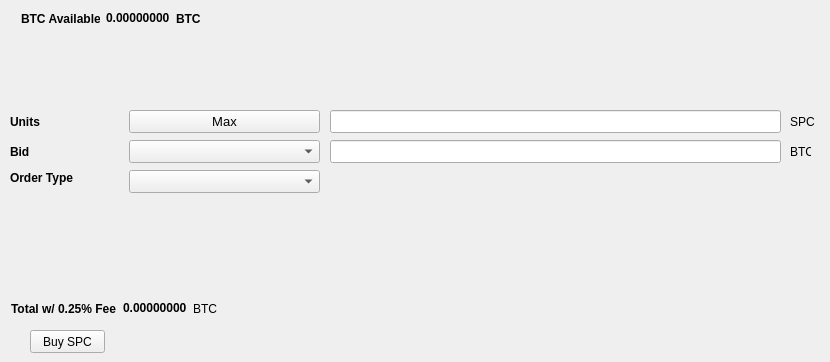
   <widget class="QWidget" name="BuyTab">
    <attribute name="title">
     <string>Buy</string>
    </attribute>
    <widget class="QPushButton" name="BuySPC">
     <property name="geometry">
      <rect>
       <x>30</x>
       <y>330</y>
       <width>75</width>
       <height>23</height>
      </rect>
     </property>
     <property name="text">
      <string>Buy SPC</string>
     </property>
    </widget>
    <widget class="QLabel" name="label_3">
     <property name="geometry">
      <rect>
       <x>10</x>
       <y>110</y>
       <width>46</width>
       <height>23</height>
      </rect>
     </property>
     <property name="font">
      <font>
       <weight>75</weight>
       <bold>true</bold>
      </font>
     </property>
     <property name="text">
      <string>Units</string>
     </property>
    </widget>
    <widget class="QLineEdit" name="UnitsInput">
     <property name="geometry">
      <rect>
       <x>330</x>
       <y>110</y>
       <width>451</width>
       <height>23</height>
      </rect>
     </property>
     <property name="font">
      <font>
       <pointsize>9</pointsize>
       <weight>75</weight>
       <bold>true</bold>
      </font>
     </property>
    </widget>
    <widget class="QLineEdit" name="BuyBidPriceEdit">
     <property name="geometry">
      <rect>
       <x>330</x>
       <y>140</y>
       <width>451</width>
       <height>23</height>
      </rect>
     </property>
     <property name="font">
      <font>
       <pointsize>9</pointsize>
       <weight>75</weight>
       <bold>true</bold>
      </font>
     </property>
    </widget>
    <widget class="QLabel" name="label_4">
     <property name="geometry">
      <rect>
       <x>790</x>
       <y>110</y>
       <width>31</width>
       <height>23</height>
      </rect>
     </property>
     <property name="text">
      <string>SPC</string>
     </property>
    </widget>
    <widget class="QLabel" name="label_5">
     <property name="geometry">
      <rect>
       <x>790</x>
       <y>140</y>
       <width>21</width>
       <height>23</height>
      </rect>
     </property>
     <property name="text">
      <string>BTC</string>
     </property>
    </widget>
    <widget class="QLabel" name="label_6">
     <property name="geometry">
      <rect>
       <x>10</x>
       <y>140</y>
       <width>46</width>
       <height>23</height>
      </rect>
     </property>
     <property name="font">
      <font>
       <weight>75</weight>
       <bold>true</bold>
      </font>
     </property>
     <property name="text">
      <string>Bid</string>
     </property>
    </widget>
    <widget class="QLabel" name="label_7">
     <property name="geometry">
      <rect>
       <x>10</x>
       <y>170</y>
       <width>71</width>
       <height>16</height>
      </rect>
     </property>
     <property name="font">
      <font>
       <weight>75</weight>
       <bold>true</bold>
      </font>
     </property>
     <property name="text">
      <string>Order Type</string>
     </property>
    </widget>
    <widget class="QPushButton" name="Buy_Max_Amount">
     <property name="geometry">
      <rect>
       <x>129</x>
       <y>110</y>
       <width>191</width>
       <height>23</height>
      </rect>
     </property>
     <property name="font">
      <font>
       <pointsize>10</pointsize>
      </font>
     </property>
     <property name="text">
      <string>Max</string>
     </property>
    </widget>
    <widget class="QComboBox" name="BuyBidcomboBox">
     <property name="geometry">
      <rect>
       <x>129</x>
       <y>140</y>
       <width>191</width>
       <height>23</height>
      </rect>
     </property>
     <property name="font">
      <font>
       <pointsize>10</pointsize>
      </font>
     </property>
    </widget>
    <widget class="QComboBox" name="buyOrdertypeCombo">
     <property name="geometry">
      <rect>
       <x>129</x>
       <y>170</y>
       <width>191</width>
       <height>23</height>
      </rect>
     </property>
     <property name="font">
      <font>
       <pointsize>10</pointsize>
      </font>
     </property>
    </widget>
    <widget class="QWidget" name="layoutWidget">
     <property name="geometry">
      <rect>
       <x>21</x>
       <y>11</y>
       <width>180</width>
       <height>15</height>
      </rect>
     </property>
     <layout class="QHBoxLayout" name="horizontalLayout_3">
      <item>
       <widget class="QLabel" name="label232">
        <property name="font">
         <font>
          <weight>75</weight>
          <bold>true</bold>
         </font>
        </property>
        <property name="text">
         <string>BTC Available:</string>
        </property>
       </widget>
      </item>
      <item>
       <widget class="QLabel" name="BtcAvailableLbl">
        <property name="palette">
         <palette>
          <active>
           <colorrole role="WindowText">
            <brush brushstyle="SolidPattern">
             <color alpha="255">
              <red>0</red>
              <green>0</green>
              <blue>0</blue>
             </color>
            </brush>
           </colorrole>
           <colorrole role="Button">
            <brush brushstyle="SolidPattern">
             <color alpha="255">
              <red>0</red>
              <green>170</green>
              <blue>0</blue>
             </color>
            </brush>
           </colorrole>
           <colorrole role="Light">
            <brush brushstyle="SolidPattern">
             <color alpha="255">
              <red>0</red>
              <green>255</green>
              <blue>0</blue>
             </color>
            </brush>
           </colorrole>
           <colorrole role="Midlight">
            <brush brushstyle="SolidPattern">
             <color alpha="255">
              <red>0</red>
              <green>212</green>
              <blue>0</blue>
             </color>
            </brush>
           </colorrole>
           <colorrole role="Dark">
            <brush brushstyle="SolidPattern">
             <color alpha="255">
              <red>0</red>
              <green>85</green>
              <blue>0</blue>
             </color>
            </brush>
           </colorrole>
           <colorrole role="Mid">
            <brush brushstyle="SolidPattern">
             <color alpha="255">
              <red>0</red>
              <green>113</green>
              <blue>0</blue>
             </color>
            </brush>
           </colorrole>
           <colorrole role="Text">
            <brush brushstyle="SolidPattern">
             <color alpha="255">
              <red>0</red>
              <green>170</green>
              <blue>0</blue>
             </color>
            </brush>
           </colorrole>
           <colorrole role="BrightText">
            <brush brushstyle="SolidPattern">
             <color alpha="255">
              <red>255</red>
              <green>255</green>
              <blue>255</blue>
             </color>
            </brush>
           </colorrole>
           <colorrole role="ButtonText">
            <brush brushstyle="SolidPattern">
             <color alpha="255">
              <red>0</red>
              <green>0</green>
              <blue>0</blue>
             </color>
            </brush>
           </colorrole>
           <colorrole role="Base">
            <brush brushstyle="SolidPattern">
             <color alpha="255">
              <red>255</red>
              <green>255</green>
              <blue>255</blue>
             </color>
            </brush>
           </colorrole>
           <colorrole role="Window">
            <brush brushstyle="SolidPattern">
             <color alpha="255">
              <red>0</red>
              <green>170</green>
              <blue>0</blue>
             </color>
            </brush>
           </colorrole>
           <colorrole role="Shadow">
            <brush brushstyle="SolidPattern">
             <color alpha="255">
              <red>0</red>
              <green>0</green>
              <blue>0</blue>
             </color>
            </brush>
           </colorrole>
           <colorrole role="AlternateBase">
            <brush brushstyle="SolidPattern">
             <color alpha="255">
              <red>127</red>
              <green>212</green>
              <blue>127</blue>
             </color>
            </brush>
           </colorrole>
           <colorrole role="ToolTipBase">
            <brush brushstyle="SolidPattern">
             <color alpha="255">
              <red>255</red>
              <green>255</green>
              <blue>220</blue>
             </color>
            </brush>
           </colorrole>
           <colorrole role="ToolTipText">
            <brush brushstyle="SolidPattern">
             <color alpha="255">
              <red>0</red>
              <green>0</green>
              <blue>0</blue>
             </color>
            </brush>
           </colorrole>
          </active>
          <inactive>
           <colorrole role="WindowText">
            <brush brushstyle="SolidPattern">
             <color alpha="255">
              <red>0</red>
              <green>0</green>
              <blue>0</blue>
             </color>
            </brush>
           </colorrole>
           <colorrole role="Button">
            <brush brushstyle="SolidPattern">
             <color alpha="255">
              <red>0</red>
              <green>170</green>
              <blue>0</blue>
             </color>
            </brush>
           </colorrole>
           <colorrole role="Light">
            <brush brushstyle="SolidPattern">
             <color alpha="255">
              <red>0</red>
              <green>255</green>
              <blue>0</blue>
             </color>
            </brush>
           </colorrole>
           <colorrole role="Midlight">
            <brush brushstyle="SolidPattern">
             <color alpha="255">
              <red>0</red>
              <green>212</green>
              <blue>0</blue>
             </color>
            </brush>
           </colorrole>
           <colorrole role="Dark">
            <brush brushstyle="SolidPattern">
             <color alpha="255">
              <red>0</red>
              <green>85</green>
              <blue>0</blue>
             </color>
            </brush>
           </colorrole>
           <colorrole role="Mid">
            <brush brushstyle="SolidPattern">
             <color alpha="255">
              <red>0</red>
              <green>113</green>
              <blue>0</blue>
             </color>
            </brush>
           </colorrole>
           <colorrole role="Text">
            <brush brushstyle="SolidPattern">
             <color alpha="255">
              <red>0</red>
              <green>170</green>
              <blue>0</blue>
             </color>
            </brush>
           </colorrole>
           <colorrole role="BrightText">
            <brush brushstyle="SolidPattern">
             <color alpha="255">
              <red>255</red>
              <green>255</green>
              <blue>255</blue>
             </color>
            </brush>
           </colorrole>
           <colorrole role="ButtonText">
            <brush brushstyle="SolidPattern">
             <color alpha="255">
              <red>0</red>
              <green>0</green>
              <blue>0</blue>
             </color>
            </brush>
           </colorrole>
           <colorrole role="Base">
            <brush brushstyle="SolidPattern">
             <color alpha="255">
              <red>255</red>
              <green>255</green>
              <blue>255</blue>
             </color>
            </brush>
           </colorrole>
           <colorrole role="Window">
            <brush brushstyle="SolidPattern">
             <color alpha="255">
              <red>0</red>
              <green>170</green>
              <blue>0</blue>
             </color>
            </brush>
           </colorrole>
           <colorrole role="Shadow">
            <brush brushstyle="SolidPattern">
             <color alpha="255">
              <red>0</red>
              <green>0</green>
              <blue>0</blue>
             </color>
            </brush>
           </colorrole>
           <colorrole role="AlternateBase">
            <brush brushstyle="SolidPattern">
             <color alpha="255">
              <red>127</red>
              <green>212</green>
              <blue>127</blue>
             </color>
            </brush>
           </colorrole>
           <colorrole role="ToolTipBase">
            <brush brushstyle="SolidPattern">
             <color alpha="255">
              <red>255</red>
              <green>255</green>
              <blue>220</blue>
             </color>
            </brush>
           </colorrole>
           <colorrole role="ToolTipText">
            <brush brushstyle="SolidPattern">
             <color alpha="255">
              <red>0</red>
              <green>0</green>
              <blue>0</blue>
             </color>
            </brush>
           </colorrole>
          </inactive>
          <disabled>
           <colorrole role="WindowText">
            <brush brushstyle="SolidPattern">
             <color alpha="255">
              <red>0</red>
              <green>85</green>
              <blue>0</blue>
             </color>
            </brush>
           </colorrole>
           <colorrole role="Button">
            <brush brushstyle="SolidPattern">
             <color alpha="255">
              <red>0</red>
              <green>170</green>
              <blue>0</blue>
             </color>
            </brush>
           </colorrole>
           <colorrole role="Light">
            <brush brushstyle="SolidPattern">
             <color alpha="255">
              <red>0</red>
              <green>255</green>
              <blue>0</blue>
             </color>
            </brush>
           </colorrole>
           <colorrole role="Midlight">
            <brush brushstyle="SolidPattern">
             <color alpha="255">
              <red>0</red>
              <green>212</green>
              <blue>0</blue>
             </color>
            </brush>
           </colorrole>
           <colorrole role="Dark">
            <brush brushstyle="SolidPattern">
             <color alpha="255">
              <red>0</red>
              <green>85</green>
              <blue>0</blue>
             </color>
            </brush>
           </colorrole>
           <colorrole role="Mid">
            <brush brushstyle="SolidPattern">
             <color alpha="255">
              <red>0</red>
              <green>113</green>
              <blue>0</blue>
             </color>
            </brush>
           </colorrole>
           <colorrole role="Text">
            <brush brushstyle="SolidPattern">
             <color alpha="255">
              <red>0</red>
              <green>85</green>
              <blue>0</blue>
             </color>
            </brush>
           </colorrole>
           <colorrole role="BrightText">
            <brush brushstyle="SolidPattern">
             <color alpha="255">
              <red>255</red>
              <green>255</green>
              <blue>255</blue>
             </color>
            </brush>
           </colorrole>
           <colorrole role="ButtonText">
            <brush brushstyle="SolidPattern">
             <color alpha="255">
              <red>0</red>
              <green>85</green>
              <blue>0</blue>
             </color>
            </brush>
           </colorrole>
           <colorrole role="Base">
            <brush brushstyle="SolidPattern">
             <color alpha="255">
              <red>0</red>
              <green>170</green>
              <blue>0</blue>
             </color>
            </brush>
           </colorrole>
           <colorrole role="Window">
            <brush brushstyle="SolidPattern">
             <color alpha="255">
              <red>0</red>
              <green>170</green>
              <blue>0</blue>
             </color>
            </brush>
           </colorrole>
           <colorrole role="Shadow">
            <brush brushstyle="SolidPattern">
             <color alpha="255">
              <red>0</red>
              <green>0</green>
              <blue>0</blue>
             </color>
            </brush>
           </colorrole>
           <colorrole role="AlternateBase">
            <brush brushstyle="SolidPattern">
             <color alpha="255">
              <red>0</red>
              <green>170</green>
              <blue>0</blue>
             </color>
            </brush>
           </colorrole>
           <colorrole role="ToolTipBase">
            <brush brushstyle="SolidPattern">
             <color alpha="255">
              <red>255</red>
              <green>255</green>
              <blue>220</blue>
             </color>
            </brush>
           </colorrole>
           <colorrole role="ToolTipText">
            <brush brushstyle="SolidPattern">
             <color alpha="255">
              <red>0</red>
              <green>0</green>
              <blue>0</blue>
             </color>
            </brush>
           </colorrole>
          </disabled>
         </palette>
        </property>
        <property name="font">
         <font>
          <weight>75</weight>
          <bold>true</bold>
         </font>
        </property>
        <property name="text">
         <string>0.00000000</string>
        </property>
        <property name="textInteractionFlags">
         <set>Qt::LinksAccessibleByMouse|Qt::TextSelectableByKeyboard|Qt::TextSelectableByMouse</set>
        </property>
       </widget>
      </item>
      <item>
       <widget class="QLabel" name="BtcAvailableLbl_2">
        <property name="font">
         <font>
          <weight>75</weight>
          <bold>true</bold>
         </font>
        </property>
        <property name="text">
         <string>BTC</string>
        </property>
       </widget>
      </item>
     </layout>
    </widget>
    <widget class="QWidget" name="layoutWidget">
     <property name="geometry">
      <rect>
       <x>11</x>
       <y>301</y>
       <width>209</width>
       <height>15</height>
      </rect>
     </property>
     <layout class="QHBoxLayout" name="horizontalLayout_4">
      <item>
       <widget class="QLabel" name="label_9">
        <property name="font">
         <font>
          <weight>75</weight>
          <bold>true</bold>
         </font>
        </property>
        <property name="text">
         <string>Total w/ 0.25% Fee</string>
        </property>
       </widget>
      </item>
      <item>
       <widget class="QLabel" name="BuyCostLabel">
        <property name="palette">
         <palette>
          <active>
           <colorrole role="WindowText">
            <brush brushstyle="SolidPattern">
             <color alpha="255">
              <red>0</red>
              <green>0</green>
              <blue>0</blue>
             </color>
            </brush>
           </colorrole>
           <colorrole role="Button">
            <brush brushstyle="SolidPattern">
             <color alpha="255">
              <red>0</red>
              <green>170</green>
              <blue>0</blue>
             </color>
            </brush>
           </colorrole>
           <colorrole role="Light">
            <brush brushstyle="SolidPattern">
             <color alpha="255">
              <red>0</red>
              <green>255</green>
              <blue>0</blue>
             </color>
            </brush>
           </colorrole>
           <colorrole role="Midlight">
            <brush brushstyle="SolidPattern">
             <color alpha="255">
              <red>0</red>
              <green>212</green>
              <blue>0</blue>
             </color>
            </brush>
           </colorrole>
           <colorrole role="Dark">
            <brush brushstyle="SolidPattern">
             <color alpha="255">
              <red>0</red>
              <green>85</green>
              <blue>0</blue>
             </color>
            </brush>
           </colorrole>
           <colorrole role="Mid">
            <brush brushstyle="SolidPattern">
             <color alpha="255">
              <red>0</red>
              <green>113</green>
              <blue>0</blue>
             </color>
            </brush>
           </colorrole>
           <colorrole role="Text">
            <brush brushstyle="SolidPattern">
             <color alpha="255">
              <red>0</red>
              <green>170</green>
              <blue>0</blue>
             </color>
            </brush>
           </colorrole>
           <colorrole role="BrightText">
            <brush brushstyle="SolidPattern">
             <color alpha="255">
              <red>255</red>
              <green>255</green>
              <blue>255</blue>
             </color>
            </brush>
           </colorrole>
           <colorrole role="ButtonText">
            <brush brushstyle="SolidPattern">
             <color alpha="255">
              <red>0</red>
              <green>0</green>
              <blue>0</blue>
             </color>
            </brush>
           </colorrole>
           <colorrole role="Base">
            <brush brushstyle="SolidPattern">
             <color alpha="255">
              <red>255</red>
              <green>255</green>
              <blue>255</blue>
             </color>
            </brush>
           </colorrole>
           <colorrole role="Window">
            <brush brushstyle="SolidPattern">
             <color alpha="255">
              <red>0</red>
              <green>170</green>
              <blue>0</blue>
             </color>
            </brush>
           </colorrole>
           <colorrole role="Shadow">
            <brush brushstyle="SolidPattern">
             <color alpha="255">
              <red>0</red>
              <green>0</green>
              <blue>0</blue>
             </color>
            </brush>
           </colorrole>
           <colorrole role="AlternateBase">
            <brush brushstyle="SolidPattern">
             <color alpha="255">
              <red>127</red>
              <green>212</green>
              <blue>127</blue>
             </color>
            </brush>
           </colorrole>
           <colorrole role="ToolTipBase">
            <brush brushstyle="SolidPattern">
             <color alpha="255">
              <red>255</red>
              <green>255</green>
              <blue>220</blue>
             </color>
            </brush>
           </colorrole>
           <colorrole role="ToolTipText">
            <brush brushstyle="SolidPattern">
             <color alpha="255">
              <red>0</red>
              <green>0</green>
              <blue>0</blue>
             </color>
            </brush>
           </colorrole>
          </active>
          <inactive>
           <colorrole role="WindowText">
            <brush brushstyle="SolidPattern">
             <color alpha="255">
              <red>0</red>
              <green>0</green>
              <blue>0</blue>
             </color>
            </brush>
           </colorrole>
           <colorrole role="Button">
            <brush brushstyle="SolidPattern">
             <color alpha="255">
              <red>0</red>
              <green>170</green>
              <blue>0</blue>
             </color>
            </brush>
           </colorrole>
           <colorrole role="Light">
            <brush brushstyle="SolidPattern">
             <color alpha="255">
              <red>0</red>
              <green>255</green>
              <blue>0</blue>
             </color>
            </brush>
           </colorrole>
           <colorrole role="Midlight">
            <brush brushstyle="SolidPattern">
             <color alpha="255">
              <red>0</red>
              <green>212</green>
              <blue>0</blue>
             </color>
            </brush>
           </colorrole>
           <colorrole role="Dark">
            <brush brushstyle="SolidPattern">
             <color alpha="255">
              <red>0</red>
              <green>85</green>
              <blue>0</blue>
             </color>
            </brush>
           </colorrole>
           <colorrole role="Mid">
            <brush brushstyle="SolidPattern">
             <color alpha="255">
              <red>0</red>
              <green>113</green>
              <blue>0</blue>
             </color>
            </brush>
           </colorrole>
           <colorrole role="Text">
            <brush brushstyle="SolidPattern">
             <color alpha="255">
              <red>0</red>
              <green>170</green>
              <blue>0</blue>
             </color>
            </brush>
           </colorrole>
           <colorrole role="BrightText">
            <brush brushstyle="SolidPattern">
             <color alpha="255">
              <red>255</red>
              <green>255</green>
              <blue>255</blue>
             </color>
            </brush>
           </colorrole>
           <colorrole role="ButtonText">
            <brush brushstyle="SolidPattern">
             <color alpha="255">
              <red>0</red>
              <green>0</green>
              <blue>0</blue>
             </color>
            </brush>
           </colorrole>
           <colorrole role="Base">
            <brush brushstyle="SolidPattern">
             <color alpha="255">
              <red>255</red>
              <green>255</green>
              <blue>255</blue>
             </color>
            </brush>
           </colorrole>
           <colorrole role="Window">
            <brush brushstyle="SolidPattern">
             <color alpha="255">
              <red>0</red>
              <green>170</green>
              <blue>0</blue>
             </color>
            </brush>
           </colorrole>
           <colorrole role="Shadow">
            <brush brushstyle="SolidPattern">
             <color alpha="255">
              <red>0</red>
              <green>0</green>
              <blue>0</blue>
             </color>
            </brush>
           </colorrole>
           <colorrole role="AlternateBase">
            <brush brushstyle="SolidPattern">
             <color alpha="255">
              <red>127</red>
              <green>212</green>
              <blue>127</blue>
             </color>
            </brush>
           </colorrole>
           <colorrole role="ToolTipBase">
            <brush brushstyle="SolidPattern">
             <color alpha="255">
              <red>255</red>
              <green>255</green>
              <blue>220</blue>
             </color>
            </brush>
           </colorrole>
           <colorrole role="ToolTipText">
            <brush brushstyle="SolidPattern">
             <color alpha="255">
              <red>0</red>
              <green>0</green>
              <blue>0</blue>
             </color>
            </brush>
           </colorrole>
          </inactive>
          <disabled>
           <colorrole role="WindowText">
            <brush brushstyle="SolidPattern">
             <color alpha="255">
              <red>0</red>
              <green>85</green>
              <blue>0</blue>
             </color>
            </brush>
           </colorrole>
           <colorrole role="Button">
            <brush brushstyle="SolidPattern">
             <color alpha="255">
              <red>0</red>
              <green>170</green>
              <blue>0</blue>
             </color>
            </brush>
           </colorrole>
           <colorrole role="Light">
            <brush brushstyle="SolidPattern">
             <color alpha="255">
              <red>0</red>
              <green>255</green>
              <blue>0</blue>
             </color>
            </brush>
           </colorrole>
           <colorrole role="Midlight">
            <brush brushstyle="SolidPattern">
             <color alpha="255">
              <red>0</red>
              <green>212</green>
              <blue>0</blue>
             </color>
            </brush>
           </colorrole>
           <colorrole role="Dark">
            <brush brushstyle="SolidPattern">
             <color alpha="255">
              <red>0</red>
              <green>85</green>
              <blue>0</blue>
             </color>
            </brush>
           </colorrole>
           <colorrole role="Mid">
            <brush brushstyle="SolidPattern">
             <color alpha="255">
              <red>0</red>
              <green>113</green>
              <blue>0</blue>
             </color>
            </brush>
           </colorrole>
           <colorrole role="Text">
            <brush brushstyle="SolidPattern">
             <color alpha="255">
              <red>0</red>
              <green>85</green>
              <blue>0</blue>
             </color>
            </brush>
           </colorrole>
           <colorrole role="BrightText">
            <brush brushstyle="SolidPattern">
             <color alpha="255">
              <red>255</red>
              <green>255</green>
              <blue>255</blue>
             </color>
            </brush>
           </colorrole>
           <colorrole role="ButtonText">
            <brush brushstyle="SolidPattern">
             <color alpha="255">
              <red>0</red>
              <green>85</green>
              <blue>0</blue>
             </color>
            </brush>
           </colorrole>
           <colorrole role="Base">
            <brush brushstyle="SolidPattern">
             <color alpha="255">
              <red>0</red>
              <green>170</green>
              <blue>0</blue>
             </color>
            </brush>
           </colorrole>
           <colorrole role="Window">
            <brush brushstyle="SolidPattern">
             <color alpha="255">
              <red>0</red>
              <green>170</green>
              <blue>0</blue>
             </color>
            </brush>
           </colorrole>
           <colorrole role="Shadow">
            <brush brushstyle="SolidPattern">
             <color alpha="255">
              <red>0</red>
              <green>0</green>
              <blue>0</blue>
             </color>
            </brush>
           </colorrole>
           <colorrole role="AlternateBase">
            <brush brushstyle="SolidPattern">
             <color alpha="255">
              <red>0</red>
              <green>170</green>
              <blue>0</blue>
             </color>
            </brush>
           </colorrole>
           <colorrole role="ToolTipBase">
            <brush brushstyle="SolidPattern">
             <color alpha="255">
              <red>255</red>
              <green>255</green>
              <blue>220</blue>
             </color>
            </brush>
           </colorrole>
           <colorrole role="ToolTipText">
            <brush brushstyle="SolidPattern">
             <color alpha="255">
              <red>0</red>
              <green>0</green>
              <blue>0</blue>
             </color>
            </brush>
           </colorrole>
          </disabled>
         </palette>
        </property>
        <property name="font">
         <font>
          <weight>75</weight>
          <bold>true</bold>
         </font>
        </property>
        <property name="autoFillBackground">
         <bool>false</bool>
        </property>
        <property name="text">
         <string>0.00000000</string>
        </property>
        <property name="textInteractionFlags">
         <set>Qt::LinksAccessibleByMouse|Qt::TextSelectableByMouse</set>
        </property>
       </widget>
      </item>
      <item>
       <widget class="QLabel" name="label_10">
        <property name="font">
         <font>
          <weight>50</weight>
          <bold>false</bold>
         </font>
        </property>
        <property name="text">
         <string>BTC</string>
        </property>
       </widget>
      </item>
     </layout>
    </widget>
   </widget>
